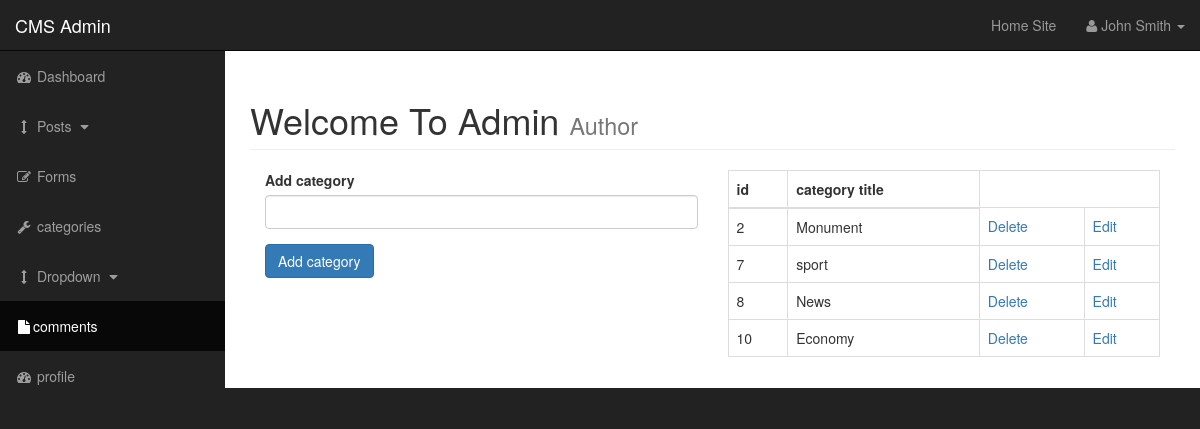
The app's page /admin/categories.php with its own data.
### tables this page shows
CREATE TABLE `categories` (
  `cat_id` int(10) NOT NULL,
  `cat_title` varchar(100) NOT NULL
);

### admin/includes/functions.php (the view, shortened to what this page needs)
              <?php
             function findallcat(){
                 global $conn;
             $query="SELECT * FROM `categories`";
$selectcat=mysqli_query($conn ,$query);
 while($row=mysqli_fetch_array( $selectcat)){
     $cat_id=$row['cat_id'];
     $cat_title=$row['cat_title'];
     echo "<tr>";
     echo "<td> $cat_id</td>";
      echo "<td> $cat_title</td>";
     echo"<td><a href='categories.php?Delete= $cat_id'>Delete</a></td>";
      echo"<td><a href='categories.php?edit= $cat_id'>Edit</a></td>";
        echo"</tr>" ;
} } ?>

### admin/css/sb-admin.css (style rules this page uses)
body { margin-top: 100px; background-color: #222; }
@media (min-width:768px) { body { margin-top: 50px; } }

### records on screen
categories: cat_id "2", cat_title "Monument"
categories: cat_id "7", cat_title "sport"
categories: cat_id "8", cat_title "News"
categories: cat_id "10", cat_title "Economy"
